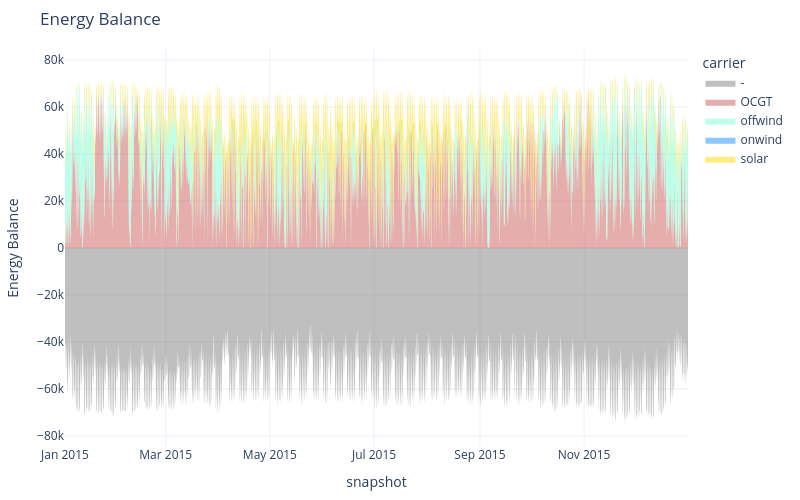

The notebook cell this image was saved under:
### Markdown cell above
The optimal dispatch time series can also be straightforwardly plotted, using the built-in plotting functionality of PyPSA.

### Code cell
n.statistics.energy_balance.iplot()

### Figure 1 — Plotly figure (JSON) as saved in the notebook; plotly's stock layout.template omitted (floating-point values rounded to 4 significant figures; data arrays with more than 128 entries replaced by an {"elided": "..."} marker saying what was removed)
{"data": [{"fillpattern": {"shape": ""}, "hovertemplate": "carrier=OCGT<br>snapshot=%{x}<br>Energy Balance=%{y}<extra></extra>", "legendgroup": "OCGT", "line": {"color": "indianred", "width": 0}, "marker": {"symbol": "circle"}, "mode": "lines", "name": "OCGT", "orientation": "v", "showlegend": false, "stackgroup": "positive", "type": "scatter", "x": {"elided": "2063 str values"}, "xaxis": "x", "y": {"elided": "2063 float values"}, "yaxis": "y"}, {"fillpattern": {"shape": ""}, "hovertemplate": "carrier=offwind<br>snapshot=%{x}<br>Energy Balance=%{y}<extra></extra>", "legendgroup": "offwind", "line": {"color": "aquamarine", "width": 0}, "marker": {"symbol": "circle"}, "mode": "lines", "name": "offwind", "orientation": "v", "showlegend": false, "stackgroup": "positive", "type": "scatter", "x": {"elided": "2163 str values"}, "xaxis": "x", "y": {"elided": "2163 float values"}, "yaxis": "y"}, {"fillpattern": {"shape": ""}, "hovertemplate": "carrier=solar<br>snapshot=%{x}<br>Energy Balance=%{y}<extra></extra>", "legendgroup": "solar", "line": {"color": "gold", "width": 0}, "marker": {"symbol": "circle"}, "mode": "lines", "name": "solar", "orientation": "v", "showlegend": false, "stackgroup": "positive", "type": "scatter", "x": {"elided": "1141 str values"}, "xaxis": "x", "y": {"elided": "1141 float values"}, "yaxis": "y"}, {"fillpattern": {"shape": ""}, "hovertemplate": "carrier=-<br>snapshot=%{x}<br>Energy Balance=%{y}<extra></extra>", "legendgroup": "-", "line": {"color": "gray", "width": 0}, "marker": {"symbol": "circle"}, "mode": "lines", "name": "-", "orientation": "v", "showlegend": false, "stackgroup": "negative", "type": "scatter", "x": {"elided": "2190 str values"}, "xaxis": "x", "y": {"elided": "2190 int values"}, "yaxis": "y"}, {"fillpattern": {"shape": ""}, "hovertemplate": "carrier=-<br>snapshot=%{x}<br>Energy Balance=%{y}<extra></extra>", "legendgroup": "-", "line": {"color": "gray", "width": 0}, "marker": {"symbol": "circle"}, "mode": "lines", "name": "-", "orientation": "v", "showlegend": true, "stackgroup": "1", "type": "scatter", "x": ["2015-12-31T20:00:00"], "xaxis": "x", "y": [null], "yaxis": "y"}, {"fillpattern": {"shape": ""}, "hovertemplate": "carrier=OCGT<br>snapshot=%{x}<br>Energy Balance=%{y}<extra></extra>", "legendgroup": "OCGT", "line": {"color": "indianred", "width": 0}, "marker": {"symbol": "circle"}, "mode": "lines", "name": "OCGT", "orientation": "v", "showlegend": true, "stackgroup": "1", "type": "scatter", "x": ["2015-12-31T20:00:00"], "xaxis": "x", "y": [null], "yaxis": "y"}, {"fillpattern": {"shape": ""}, "hovertemplate": "carrier=offwind<br>snapshot=%{x}<br>Energy Balance=%{y}<extra></extra>", "legendgroup": "offwind", "line": {"color": "aquamarine", "width": 0}, "marker": {"symbol": "circle"}, "mode": "lines", "name": "offwind", "orientation": "v", "showlegend": true, "stackgroup": "1", "type": "scatter", "x": ["2015-12-31T20:00:00"], "xaxis": "x", "y": [null], "yaxis": "y"}, {"fillpattern": {"shape": ""}, "hovertemplate": "carrier=onwind<br>snapshot=%{x}<br>Energy Balance=%{y}<extra></extra>", "legendgroup": "onwind", "line": {"color": "dodgerblue", "width": 0}, "marker": {"symbol": "circle"}, "mode": "lines", "name": "onwind", "orientation": "v", "showlegend": true, "stackgroup": "1", "type": "scatter", "x": ["2015-12-31T20:00:00"], "xaxis": "x", "y": [null], "yaxis": "y"}, {"fillpattern": {"shape": ""}, "hovertemplate": "carrier=solar<br>snapshot=%{x}<br>Energy Balance=%{y}<extra></extra>", "legendgroup": "solar", "line": {"color": "gold", "width": 0}, "marker": {"symbol": "circle"}, "mode": "lines", "name": "solar", "orientation": "v", "showlegend": true, "stackgroup": "1", "type": "scatter", "x": ["2015-12-31T20:00:00"], "xaxis": "x", "y": [null], "yaxis": "y"}], "layout": {"height": 500, "hovermode": "x", "legend": {"title": {"text": "carrier"}, "tracegroupgap": 0}, "margin": {"b": 50, "l": 50, "r": 50, "t": 50}, "title": {"text": "Energy Balance"}, "width": 800, "xaxis": {"anchor": "y", "domain": [0, 1], "title": {"text": "snapshot"}}, "yaxis": {"anchor": "x", "domain": [0, 1], "title": {"text": "Energy Balance"}}}}
